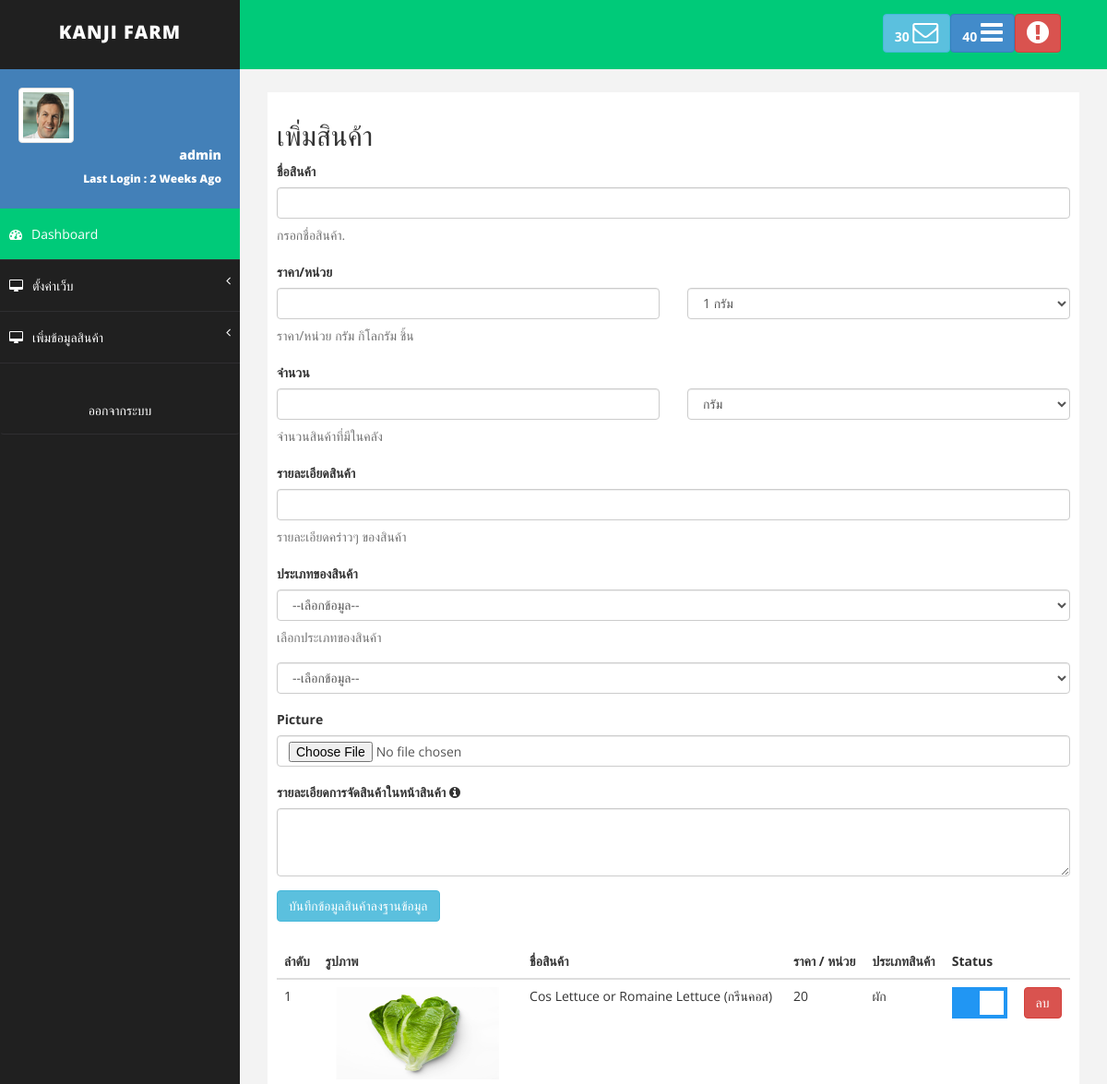
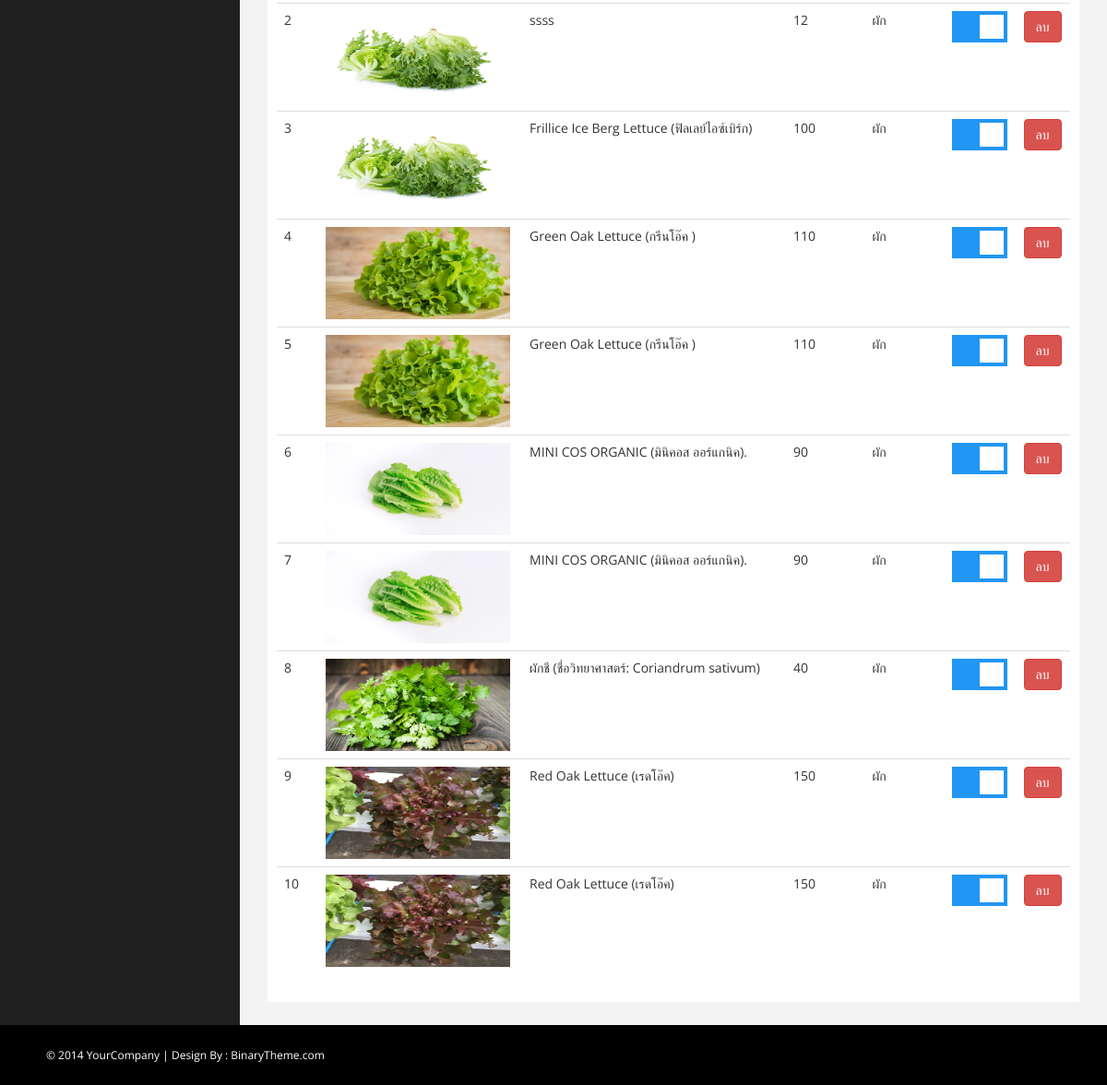
The page /backend_disc/admin/systems/form_products.php (signed in) on the database its author committed (2 pictures, top to bottom).
### tables this page shows
CREATE TABLE `kanji_products` (
  `product_id` int(10) NOT NULL,
  `product_member_id` varchar(10) NOT NULL,
  `product_name` varchar(225) NOT NULL,
  `product_price` varchar(20) NOT NULL,
  `product_amount` varchar(20) NOT NULL,
  `product_type_name` varchar(80) NOT NULL,
  `product_shop_name` varchar(80) NOT NULL,
  `product_type_id` int(10) NOT NULL,
  `product_user_id` int(10) NOT NULL,
  `product_status` int(10) NOT NULL DEFAULT 1,
  `product_timestamp` timestamp NOT NULL DEFAULT current_timestamp(),
  `product_img` varchar(300) NOT NULL,
  `product_detail` text NOT NULL,
  `product_sub_detail` varchar(500) NOT NULL,
  `comment_id` int(10) NOT NULL,
  `review_id` int(10) NOT NULL,
  `product_shop_id` int(10) NOT NULL,
  `option_price` varchar(10) NOT NULL,
  `option_amount` varchar(10) NOT NULL
);

### services/class/Connection.php (called while the page is built, shortened)
<?php
class Connection {
		public $hostname 	= 'localhost';
		public $username 	= 'root';
		public $password	= '';
		public $dbname 		= 'atsamatd_atsamatd';
		public function openConnection(){
			try{
				$server = @$_SERVER['SERVER_NAME'];
				if($server == 'localhost'):
					$conn = new PDO("mysql:host=$this->hostname;dbname=$this->dbname;",$this->username,$this->password);
					$conn->setAttribute(PDO::ATTR_ERRMODE,PDO::ERRMODE_EXCEPTION);
				else:
					$conn = new PDO("mysql:host=$this->hostname;dbname=atsamatd_atsamatd;","atsamatd_root","atsamatd");
					$conn->setAttribute(PDO::ATTR_ERRMODE,PDO::ERRMODE_EXCEPTION);
				endif;
				return $this->pdo = $conn;
			}catch(PDOException $err){
				echo $err->getMessage();
			}
		}
}
?>

### backend_disc/admin/systems/form_products.php (the view, shortened to what this page needs)
<?php
    $connection = new Connection(true);
    $stmt_product = $connection->pdo->prepare('SELECT * FROM kanji_products WHERE ?');
    $stmt_product->execute(array('1=1'));
?>
<!DOCTYPE html>
<html xmlns="http://www.w3.org/1999/xhtml">
<head>
    <link href="assets/css/bootstrap.css" rel="stylesheet" />
    <link href="assets/css/font-awesome.css" rel="stylesheet" />
    <link href="assets/css/basic.css" rel="stylesheet" />
    <link href="assets/css/custom.css" rel="stylesheet" />
    <link href="./assets/css/switch.css" rel="stylesheet" type="text/css">
</head>
<body>
    <div id="wrapper">
     <?php include "./header-template.php"; ?>
      <?php include "./aside-template.php"; ?>
        <div id="page-wrapper">
            <div id="page-inner">
                <h2>เพิ่มสินค้า</h2>
                <form role="form" action="./post_product.php" enctype="multipart/form-data" method="post">
                    <div class="form-group">
                        <label>ชื่อสินค้า</label>
                        <input class="form-control" name="product_name" type="text" required>
                        <p class="help-block">กรอกชื่อสินค้า.</p>
                    </div>
                    <div class="form-group">
                        <label>ราคา/หน่วย</label>
                        <div class="row">
                            <div class="col-md-6"><input class="form-control" name="product_price" type="text" required></div>
                            <div class="col-md-6">
                                <select class="form-control" name="option_price" required>
                                    <option value="กรัม">1 กรัม</option>
                                </select>
                            </div>
                        </div>
                        <p class="help-block">ราคา/หน่วย กรัม กิโลกรัม ชิ้น</p>
                    </div>
                    <div class="form-group">
                    <label>จำนวน</label>
                    <div class="row">
                        <div class="col-md-6">
                                <input class="form-control" name="product_amount" type="text" required>
                            </div>
                            <div class="col-md-6">
                                <select class="form-control" name="option_amount" required>
                                    <option value="กรัม">กรัม</option>
                                </select>
                            </div>
                        </div>
                        <p class="help-block">จำนวนสินค้าที่มีในคลัง</p>
                    </div>
                    <div class="form-group">
                        <label>รายละเอียดสินค้า</label>
                        <input class="form-control" name="product_detail" type="text" required>
                        <p class="help-block">รายละเอียดคร่าวๆ ของสินค้า</p>
                    </div>
                    <div class="form-group">
                        <label>ประเภทของสินค้า</label>
                        <select class="form-control" name="product_type_name" required>
                             <option value="">--เลือกข้อมูล--</option>
                        </select>
                    <p class="help-block">เลือกประเภทของสินค้า</p>
                    </div>
                    <div class="form-group">
                        <select class="form-control" name="partner_name" required>
                            <option value="">--เลือกข้อมูล--</option>
                        </select>
                    </div>
                   <div class="form-group">
                        <label for="">Picture</label>
                        <input type="file" class="form-control" name="fileToUpload" id="fileToUpload">
                    </div>
                    <div class="form-group" id="group">
                        <label>รายละเอียดการจัดสินค้าในหน้าสินค้า <i @mouseover="shopInfoSubDetail = true" @mouseout="shopInfoSubDetail = false" class="fa fa-info-circle" aria-hidden="true"></i></label>
                        <textarea class="form-control" name="product_sub_detail" rows="3" required></textarea>
                    </div>
                    <button type="submit" name="process" value="insert_partners" class="btn btn-info">บันทึกข้อมูลสินค้าลงฐานข้อมูล</button>
                </form>
                <br>
                <table class="table">
                    <thead>
                        <tr>
                            <th>ลำดับ</th>
                            <th>รูปภาพ</th>
                            <th>ชื่อสินค้า</th>
                            <th>ราคา / หน่วย</th>
                            <th>ประเภทสินค้า</th>
                            <th>Status</th>
                            <th></th>
                        </tr>
                    </thead>
                    <tbody>
                        <?php
                            $i = 0;
                            while($RP_PRODUCT = $stmt_product->fetch(PDO::FETCH_ASSOC)):
                        ?>
                        <tr>
                            <td><?php echo $i=$i+1; ?></td>
                            <td><img src="./<?php echo $RP_PRODUCT['product_img'];?>" width="200" height="100"></td>
                            <td><?php echo $RP_PRODUCT['product_name'];?></td>
                            <td><?php echo $RP_PRODUCT['product_price'];?></td>
                            <td><?php echo $RP_PRODUCT['product_type_name'];?></td>
                            <td>
                                        <label class="switch">
                                            <span class="slider"></span>
                                        </label>
                            </td>
                            <td><a href="./services/delete.php?process=add_product&option=delete&id=<?php echo $RP_PRODUCT['product_id']; ?>" class="btn btn-danger">ลบ</a></td>
                        </tr>
                        <?php endwhile; ?>
                    </tbody>
                </table>
            </div>
        </div>
    </div>
   <?php include "./footer-template.php"; ?>
</body>
</html>

### backend_disc/admin/systems/assets/css/basic.css (style rules this page uses)
body { font-family: 'Open Sans', sans-serif; line-height:25px; }
#wrapper { width: 100%; background: #202020; }
#page-wrapper { padding: 15px 15px; min-height: 600px; background: #F3F3F3; }
#page-inner { width: 100%; margin: 10px 20px 10px 0px; background-color: #fff!important; padding: 10px; min-height: 1200px; }
@media (min-width:768px) { #page-wrapper { margin: 0 0 0 260px; padding: 15px 30px; min-height: 1200px; } }

### backend_disc/admin/systems/assets/css/switch.css (style rules this page uses)
.switch { position: relative; display: inline-block; width: 60px; height: 34px; }
.slider { position: absolute; cursor: pointer; top: 0; left: 0; right: 0; bottom: 0; background-color: #ccc; -webkit-transition: .4s; transition: .4s; }
.slider:before { position: absolute; content: ""; height: 26px; width: 26px; left: 4px; bottom: 4px; background-color: white; -webkit-transition: .4s; transition: .4s; }
input:checked + .slider { background-color: #2196F3; }
input:checked + .slider:before { -webkit-transform: translateX(26px); -ms-transform: translateX(26px); transform: translateX(26px); }

### backend_disc/admin/systems/form_products.php (style rules this page uses)
#group { position: relative; }

### rows shown on the page
kanji_products: product_img (picture), product_name "Cos Lettuce or Romaine Lettuce (กรีนคอส)", product_price "20", product_type_name "ผัก"
kanji_products: i "2", product_img (picture), product_name "ssss", product_price "12", product_type_name "ผัก"
kanji_products: i "3", product_img (picture), product_name "Frillice Ice Berg Lettuce (ฟิลเลย์ไอซ์เบิร์ก)", product_price "100", product_type_name "ผัก"
kanji_products: i "4", product_img (picture), product_name "Green Oak Lettuce (กรีนโอ๊ค )", product_price "110", product_type_name "ผัก"
kanji_products: i "5", product_img (picture), product_name "Green Oak Lettuce (กรีนโอ๊ค )", product_price "110", product_type_name "ผัก"
kanji_products: i "6", product_img (picture), product_name "MINI COS ORGANIC (มินิคอส ออร์แกนิค).", product_price "90", product_type_name "ผัก"
kanji_products: i "7", product_img (picture), product_name "MINI COS ORGANIC (มินิคอส ออร์แกนิค).", product_price "90", product_type_name "ผัก"
kanji_products: i "8", product_img (picture), product_name "ผักชี (ชื่อวิทยาศาสตร์: Coriandrum sativum)", product_price "40", product_type_name "ผัก"
kanji_products: i "9", product_img (picture), product_name "Red Oak Lettuce (เรดโอ๊ค)", product_price "150", product_type_name "ผัก"
kanji_products: i "10", product_img (picture), product_name "Red Oak Lettuce (เรดโอ๊ค)", product_price "150", product_type_name "ผัก"
